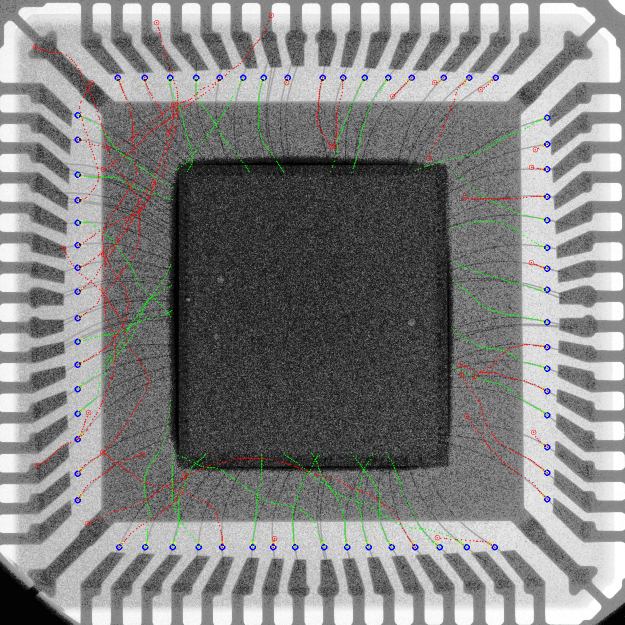
#> input picture 8_bfs.png, 1249 x 1249 px (shown at 1/2 size)
$ python -i bfs_3.py   (imports and definitions only)
#> lines starting #> are read from the running program, lines starting #| are printed output that depends on the picture
import cv2
import numpy as np
from collections import deque
import math
# import matplotlib.pyplot as plt # Removed for PYNQ compatibility
import time

# [34 lines left out: function visualize_results, not called in this run]


def get_square_ring_pixels(center, r):
    """
    获取一个正方形环上的所有像素坐标。
    - center: 中心点 (cx, cy)。
    - r: 半径 (环到中心的距离)。
    """
    cx, cy = center
    pixels = []
    # 上下边
    for x in range(cx - r, cx + r + 1):
        pixels.append((x, cy - r))
        pixels.append((x, cy + r))
    # 左右边
    for y in range(cy - r + 1, cy + r):
        pixels.append((cx - r, y))
        pixels.append((cx + r, y))
    return pixels

# [16 lines left out: functions judge_edge, judge_anchor, not called in this run]

def find_anchors(image, center, fixed_radius=130, anchor_min_dist=20):
    """
    在固定半径的环上寻找导线的起始锚点。
    1. 在固定半径的环上，计算背景的平均灰度。
    2. 找到环上比背景灰度明显暗的像素作为候选锚点。
    3. 筛选锚点，确保它们之间的像素距离大于指定值。
    """
    height, width = image.shape
    print(fixed_radius)
    fixed_radius = 474 - 20
    # 1. 获取固定半径环上的像素并计算平均灰度
    pixels_coords = get_square_ring_pixels(center, fixed_radius)
    valid_pixels_values = [image[y, x] for x, y in pixels_coords if 0 <= x < width and 0 <= y < height]

    if not valid_pixels_values:
        print(f"错误：在半径 {fixed_radius} 处未找到有效像素。")
        return [], 0, 0

    # 将环的平均灰度作为背景参考
    background_mean = np.mean(valid_pixels_values)
    threshold = background_mean - 15 # 使用该环的平均灰度作为追踪的阈值

    print(f"使用固定半径 r = {fixed_radius}, 背景平均灰度 = {background_mean:.2f}")

    # 2. 识别候选锚点
    label_path = '8.txt'
    with open(label_path, 'r') as f:
        lines = f.readlines()
    minx = 100
    maxx = 0
    miny = 100
    maxy = 0
    for line in lines:
        parts = line.strip().split()
        x = float(parts[1])
        y = float(parts[2])
        minx = min(x, minx)
        maxx = max(x, maxx)
        miny = min(y, miny)
        maxy = max(y, maxy)

    anchors = []
    for line in lines:
        parts = line.strip().split()
        x = float(parts[1])
        y = float(parts[2])
        if judge_anchor(x, y, minx, maxx, miny, maxy):
            anchors.append((round(x * height), round(y * height)))
    anchors = set(anchors)

    print(f"筛选出 {len(anchors)} 个锚点。")
    # 返回锚点列表、用于追踪的阈值、以及所用的半径
    return anchors, threshold, fixed_radius

# [199 lines left out: functions get_ring_search_points, get_line_pixels, reconstruct_path, trace_wire_bfs, not called in this run]


def main(image_path):
    """主函数"""
#> called with image_path = '8_bfs.png'
    # 加载图像
    start_time = time.time()
    image = cv2.imread(image_path, cv2.IMREAD_GRAYSCALE)
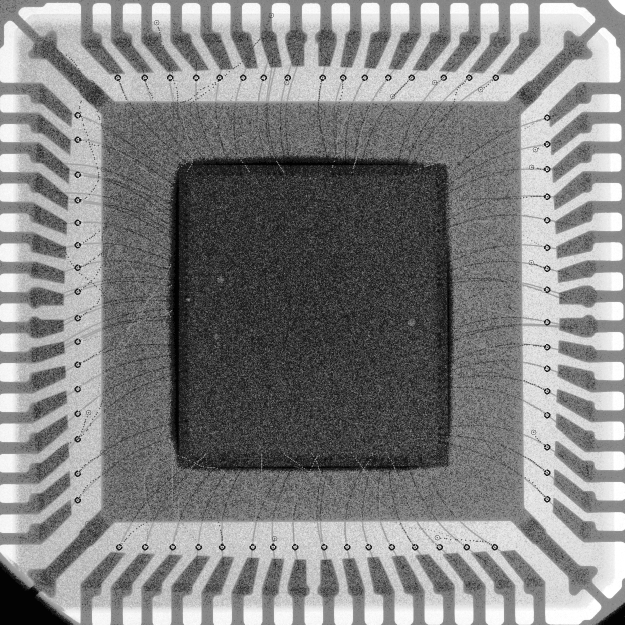
#> image: shape (1249, 1249) (shown at 1/2 size); min 1, max 255, mean 130.6
    if image is None:
        print(f"错误：无法加载图像 {image_path}")
        return

    # 对比度较低，可以先进行CLAHE（限制对比度的自适应直方图均衡化）
    clahe = cv2.createCLAHE(clipLimit=2.0, tileGridSize=(8, 8))
    image = clahe.apply(image)
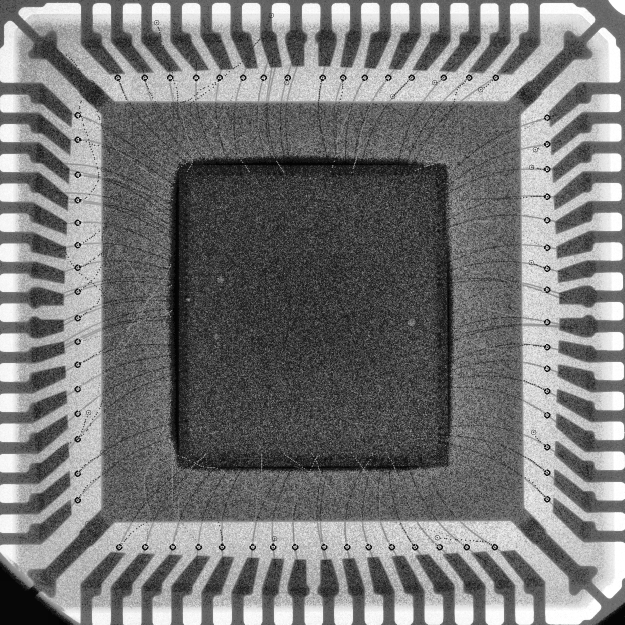
#> image: shape (1249, 1249) (shown at 1/2 size); min 2, max 255, mean 119.1

    height, width = image.shape
#> height = 1249; width = 1249
    center = (width // 2, height // 2)
#> center = (624, 624)

    # 定义中心Die区域的大致范围 (需要根据实际图像微调)
    die_size = width / 2.2
#> die_size = 567.7
    die_rect = (center[0] - die_size // 2, center[1] - die_size // 2, die_size, die_size)
#> die_rect = (341, 341, 567.7, 567.7)

    # 1. 寻找锚点
    fixed_r = int(width * 0.38)
#> fixed_r = 474
    anchors, threshold, start_r = find_anchors(image, center, fixed_radius=fixed_r, anchor_min_dist=20)
#| 474
#> in find_anchors, `valid_pixels_values = [image[y, x] for x, y in pixels_coords if 0 <= x..`: valid_pixels_values = 3632 values, max 244 at index 2251, min 12 at index 1854, mean 187.8
#> in find_anchors, `background_mean = np.mean(valid_pixels_values)`: background_mean = 187.8
#> in find_anchors, `threshold = background_mean - 15`: threshold = 172.8
#| 使用固定半径 r = 454, 背景平均灰度 = 187.77

    if not anchors:
        print("未能找到任何锚点，程序退出。")
        return

    # 2. 从每个锚点开始追踪
    visited = np.zeros_like(image, dtype=np.uint8)
    successful_paths = []
    broken_paths = []
    break_points = []
    numx = 0
    for anchor in anchors:
        if visited[anchor[1], anchor[0]]:
            continue
        numx += 1
        print(numx)
        path, is_successful, break_point = trace_wire_bfs(
            image, anchor, center, die_rect, visited, threshold, start_r
        )

        # 追踪距离过短的路径可能是噪声，忽略
        if len(path) < 3:
            continue

        if is_successful:
            successful_paths.append(path)
        else:
            broken_paths.append(path)
            if break_point:
                break_points.append(break_point)

        print(f"追踪完成。成功连接的导线: {len(successful_paths)}, 检测到断线: {len(broken_paths)}")

        # 3. 可视化结果
        # 重新加载原始图像以获得更清晰的背景
        original_image = cv2.imread(image_path, cv2.IMREAD_GRAYSCALE)
        end_time = time.time()
        print (end_time - start_time)
        visualize_results(original_image, successful_paths, broken_paths, list(anchors), break_points)

# [6 lines not run here, left out]

#> (the run stopped early here; a loop or call above may not have finished)

$ run again, on 33_bfs.png
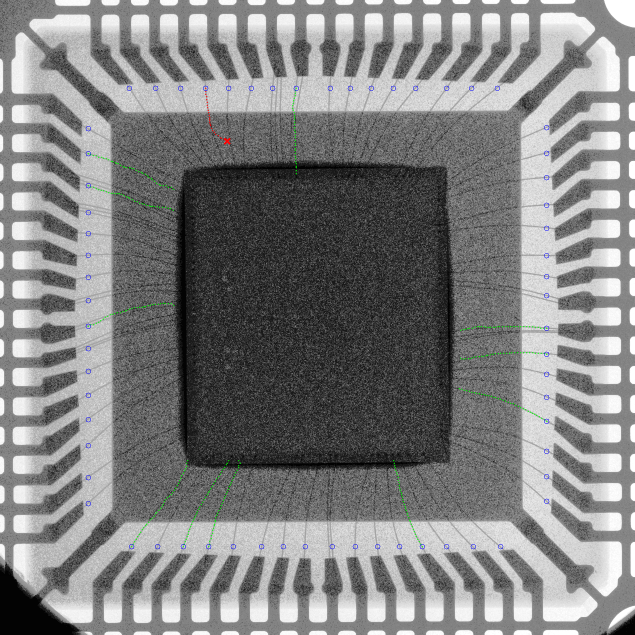
#> input picture 33_bfs.png, 1269 x 1269 px (shown at 1/2 size)
#> in main, `image = clahe.apply(image)`:
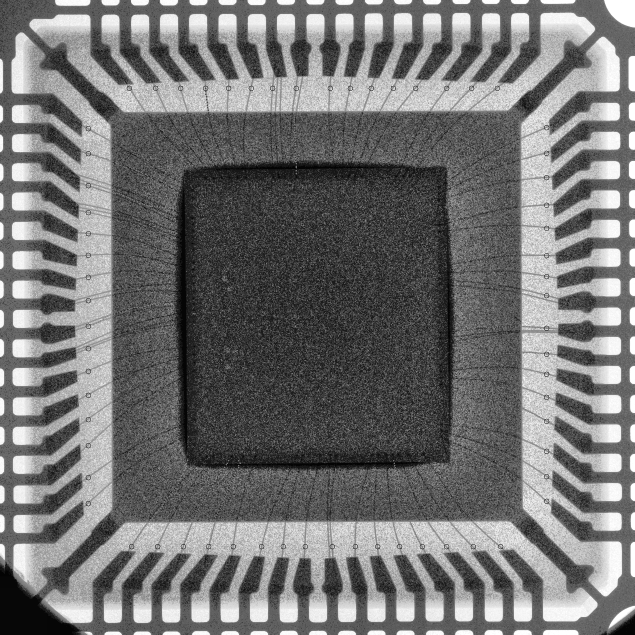
#> image: shape (1269, 1269) (shown at 1/2 size); min 2, max 255, mean 115.2
#| 482
#> valid_pixels_values = 3632 values, max 239 at index 1929, min 14 at index 1427, mean 176
#> background_mean = 176
#> threshold = 161
#| 使用固定半径 r = 454, 背景平均灰度 = 175.95
